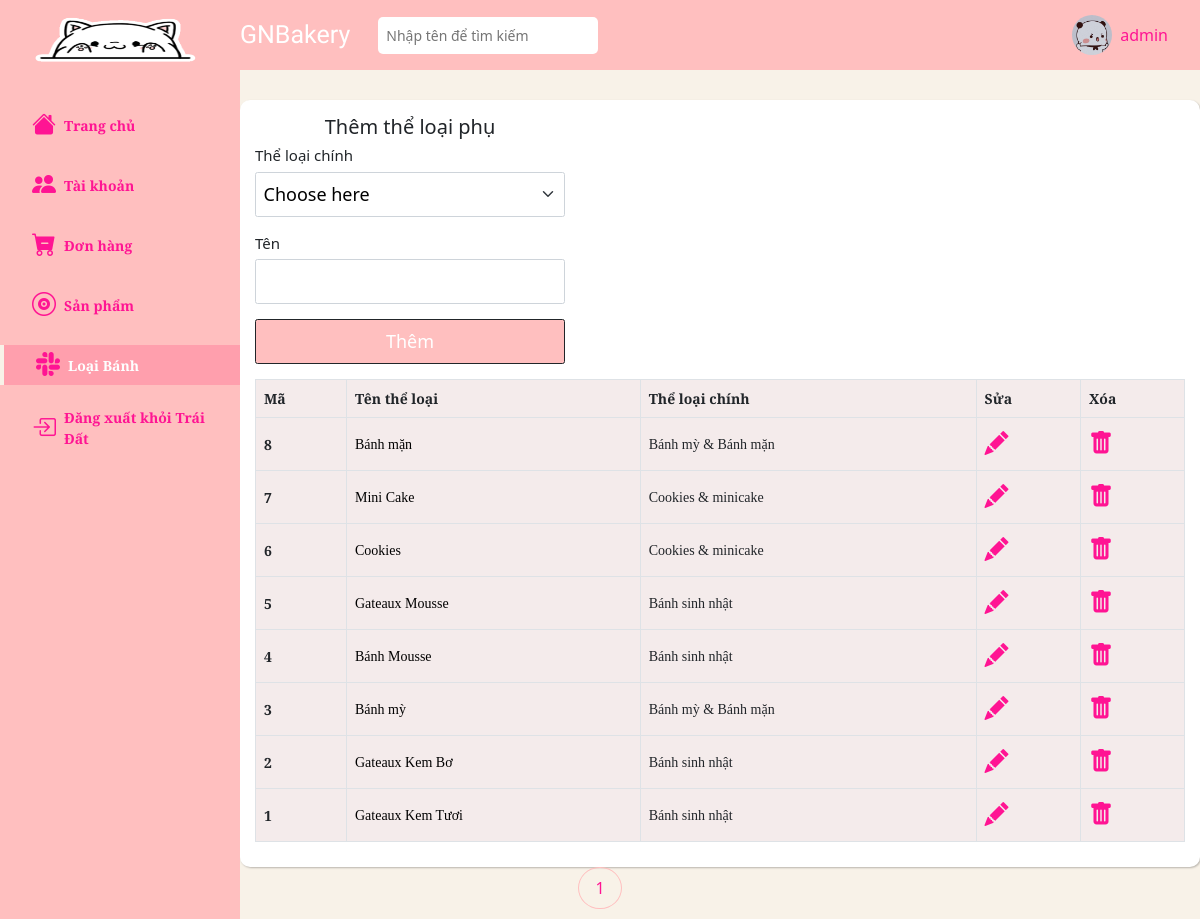
The app's page /admin/category_detail/index.php (signed in) with its own data.
### tables this page shows
CREATE TABLE `category_detail` (
  `id` int NOT NULL,
  `name` varchar(255) NOT NULL,
  `category_id` int NOT NULL
);

CREATE TABLE `categories` (
  `id` int NOT NULL,
  `name` varchar(255) NOT NULL
);

### admin/category_detail/index.php (the view, shortened to what this page needs)
<?php
    require_once '../navbar-vertical.php';
    require_once '../../database/connect.php';
    $page_current = 1;
    $search = '';
    $num_category_per_page = 10;
    $skip_page = $num_category_per_page * ($page_current - 1);
    $sql = "select category_detail.id, category_detail.name, categories.name as category_name from category_detail
    join categories
    on category_detail.category_id = categories.id
    where category_detail.name like '%$search%'
    order by category_detail.id desc
    limit $num_category_per_page offset $skip_page
    ";
    $result = mysqli_query($connect, $sql);
?>
        <div class="main__container">
            <div class="container-fluid px-4">
                <form action="process_insert.php" method="post" enctype="multipart/form-data" class="col-4">
                    <h2 class="text-center">Thêm thể loại phụ</h2>
                    <div class="mb-4 fs-4">
                        <label class="form-label" for="name">Thể loại chính</label>
                        <select name="category" class="form__select form-select">
                            <option value="" selected disabled hidden>Choose here</option>
                        </select>
                    </div>
                    <div class="mb-4 fs-4">
                        <label class="form-label" for="name">Tên</label>
                        <input type="text" name="name" id="name" class="form__input form-control" autocomplete="off"/>
                    </div>
                    <button type="submit" class="form__btn btn btn-dark mb-4">Thêm</button>
                </form>
                <div class="row gx-5">
                    <div class="col-12">
                        <table class="category__table table table-sm table-bordered table-hover align-middle">
                            <thead>
                                <tr>
                                <th scope="col">Mã</th>
                                <th scope="col">Tên thể loại</th>
                                <th scope="col">Thể loại chính</th>
                                <th scope="col">Sửa</th>
                                <th scope="col">Xóa</th>
                                </tr>
                            </thead>
                            <tbody>
                                <?php foreach ($result as $each) { ?>
                                <tr>
                                    <th scope="row"><?= $each['id'] ?></th>
                                    <td>
                                        <a href="./show.php?id=<?= $each['id'] ?>" class="text-decoration-none">
                                            <?= $each['name'] ?>
                                        </a>
                                    </td>
                                    <td> <?= $each['category_name'] ?></td>
                                    <td>
                                        <a href="form_update.php?id=<?= $each['id'] ?>">
                                            <i class="bi bi-pencil-fill"></i>
                                        </a>
                                    </td>
                                    <td>
                                        <a onclick="return confirm('Bạn chắc chắn muốn xóa?')" href="delete.php?id=<?= $each['id'] ?>">
                                        <i class="bi bi-trash-fill"></i>
                                        </a>
                                    </td>
                                </tr>
                                <?php } ?>
                            </tbody>
                        </table>
                    </div>
                </div>
            </div>
        </div>
    </div>
<?php require_once '../footer.php';?>

### assets/css/admin.css (style rules this page uses)
html { font-size: 62.5%; line-height: 1.6rem; font-family: 'Roboto', sans-serif; box-sizing: border-box; }
a { color: #FF1493; }
* { box-sizing: inherit; }
:root { --text-color: #FF1493; --background-color: #f8f2e8; --navbar-color: #ffbfbf; --navbar-vertical-width : 240px; --header-height: 70px; }
body { background-color: var(--background-color); }
.main__form, .main__container { margin-left: var(--navbar-vertical-width); min-height: 80vh; margin-top: 30px; }
.container-fluid { box-shadow: 1px 1px 2px 0px #00000040; background-color: white; border-radius: 10px; padding: 15px; }
.product__table, .category__table, .employee__table, .playlist__table { font-size: 1.4rem; }
.product__table a, .category__table a, .employee__table a, .playlist__table a { color: black; display: block; }
.form__input, .form__select { background-color: #ffffff; padding-top: 8px; padding-bottom: 8px; font-size: 1.8rem; color: rgb(0, 0, 0); }
.form__btn { width: 100%; padding: 8px; font-size: 1.8rem; background-color: var(--navbar-color); }
.table-sm>:not(caption)>*>* { padding: 8px; font-family: 'PT Serif', serif; background-color: #d3afaf40; }
.bi-pencil-fill, .bi-trash-fill { color: #FF1493; font-size: 2.4rem; }

### records on screen
category_detail: id "8", name "Bánh mặn", category.name "Bánh mỳ & Bánh mặn"
category_detail: id "7", name "Mini Cake", category.name "Cookies & minicake"
category_detail: id "6", name "Cookies", category.name "Cookies & minicake"
category_detail: id "5", name "Gateaux Mousse", category.name "Bánh sinh nhật"
category_detail: id "4", name "Bánh Mousse", category.name "Bánh sinh nhật"
category_detail: id "3", name "Bánh mỳ", category.name "Bánh mỳ & Bánh mặn"
category_detail: id "2", name "Gateaux Kem Bơ", category.name "Bánh sinh nhật"
category_detail: id "1", name "Gateaux Kem Tươi", category.name "Bánh sinh nhật"

### other values on screen
$_SESSION['name'] "admin"
